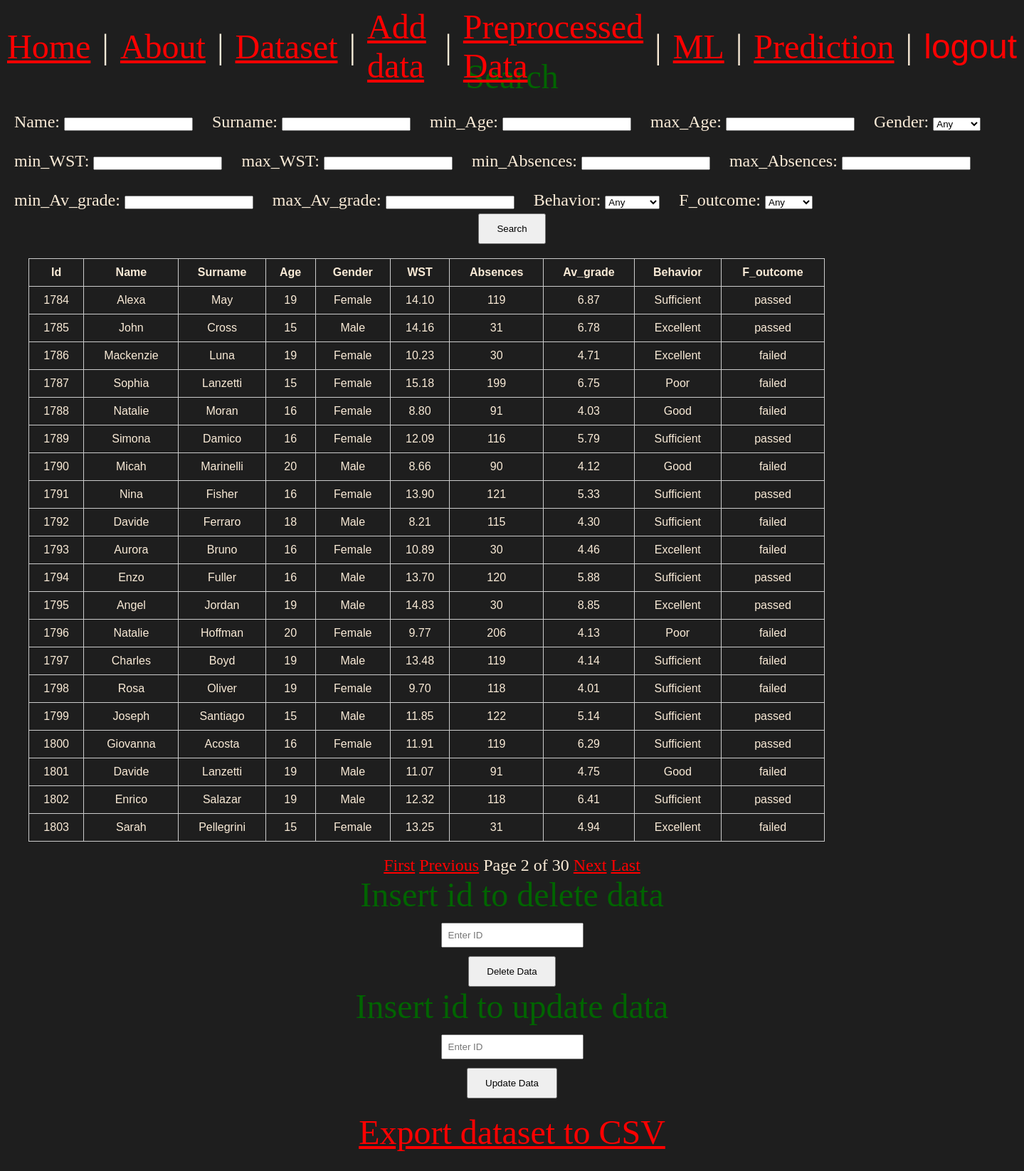
/dataset/dataset/?page=2 (signed in), run on the app's committed database.
### dataset/models.py (models this page shows, shortened)
class Data(models.Model):
    user = models.ForeignKey(User, on_delete=models.CASCADE)
    name = models.CharField(max_length = 20)
    surname = models.CharField(max_length = 20)
    age = models.PositiveIntegerField(validators=[MinValueValidator(14),MaxValueValidator(20)])
    gender = models.CharField(choices=[('Male', 'Male'), ('Female', 'Female')])
    weekly_study_time = models.FloatField(validators=[MinValueValidator(0.0)])
    absences = models.PositiveIntegerField(validators=[MaxValueValidator(300)])
    average_grade = models.FloatField(validators=[MinValueValidator(4),MaxValueValidator(10)])
    behavior = models.CharField(choices=[('Excellent', 'Excellent'),
                                                        ('Good', 'Good'),
                                                        ('Sufficient', 'Sufficient'),
                                                        ('Poor', 'Poor')])
    final_outcome =	models.CharField()

### dataset/views.py (the view)
# urls.py: path('dataset/',views.dataset_view, name= 'dataset'),
@login_required(login_url="login")
def dataset_view(request):
    current_user = request.user
    search_data_form = Searchdata_form(request.GET or None)
    data_list = Data.objects.filter(user=current_user).order_by('id')
    if search_data_form.is_valid():
        data_list = search_data(search_data_form,data_list)
    paginator = Paginator(data_list, 20)
    page_number = request.GET.get('page')
    page_obj = paginator.get_page(page_number)
    query_params = request.GET.copy()
    if 'page' in query_params:
        del query_params['page']
    query_string = query_params.urlencode()
    return render(request, 'dataset/dataset.html', {
                                                    'search_data_form': search_data_form,
                                                    'page_obj': page_obj,
                                                    'query_string': query_string,}
                )

### dataset/templates/dataset/dataset.html (shortened to what this page needs)
{% extends 'layout.html' %}
{% load static %}
{% block content %}
    {% include 'partials/search_data.html' with form=search_data_form %}
    {% include 'partials/table_data.html' %}
    {% include 'partials/delete_data.html' %}
    {% include 'partials/update_data.html' %}
    {% include 'partials/export_csv.html' %}
{% endblock content %}

### dataset/templates/partials/table_data.html
<div class="data_container">
    <table>
        <thead>
            <tr>
                <th>Id</th>
                <th>Name</th>
                <th>Surname</th>
                <th>Age</th>
                <th>Gender</th>
                <th>WST</th>
                <th>Absences</th>
                <th>Av_grade</th>
                <th>Behavior</th>
                <th>F_outcome</th>
            </tr>
        </thead>
        <tbody>
            {% for data in page_obj %}
                <tr>{{ data.value|floatformat:2 }}
                    <td>{{ data.id }}</td>
                    <td>{{ data.name }}</td>
                    <td>{{ data.surname }}</td>
                    <td>{{ data.age }}</td>
                    <td>{{ data.gender }}</td>
                    <td>{{ data.weekly_study_time|floatformat:2 }}</td>
                    <td>{{ data.absences }}</td>
                    <td>{{ data.average_grade|floatformat:2 }}</td>
                    <td>{{ data.behavior }}</td>
                    <td>{{ data.final_outcome }}</td>
                </tr>
            {% empty %}
                <tr>
                    <td colspan="3">No data available.</td>
                </tr>
            {% endfor %}
        </tbody>
    </table>
    </div>
    <div style="text-align: center; margin-top: 20px;">
    {% if page_obj.has_previous %}
        <a href="?page=1{% if query_string %}&{{ query_string }}{% endif %}">First</a>
        <a href="?page={{ page_obj.previous_page_number }}{% if query_string %}&{{ query_string }}{% endif %}">Previous</a>
    {% endif %}
    <span>Page {{ page_obj.number }} of {{ page_obj.paginator.num_pages }}</span>
    {% if page_obj.has_next %}
        <a href="?page={{ page_obj.next_page_number }}{% if query_string %}&{{ query_string }}{% endif %}">Next</a>
        <a href="?page={{ page_obj.paginator.num_pages }}{% if query_string %}&{{ query_string }}{% endif %}">Last</a>
    {% endif %}
    </div>

### static/css/style.css (style rules this page uses)
* { margin: 0; padding: 0; box-sizing: border-box; }
body { min-height: 100vh; display: grid; place-content: center; font-size: 3rem; background-color: rgb(30, 30, 30); color: antiquewhite; }
h1, p { text-align: center; }
a { color: red; }
div { font-size: 1.5rem; }
.data_container { text-align: left; margin-left: 0 !important; justify-self: start; width: 100%; }
table { width: 80%; margin-left: 20px; border-collapse: collapse; font-family: Arial, sans-serif; font-size: 1rem; }
table th, table td { border: 1px solid #ccc; padding: 10px; text-align: center; }
table th { font-weight: bold; }
.in_line_form p { font-size: 1.5rem; display: inline-block; margin-right: 15px; }

### data on the page
Data: id "1784", name "Alexa", surname "May", age "19", gender "Female", weekly_study_time "14.10", absences "119", average_grade "6.87", behavior "Sufficient", final_outcome "passed"
Data: id "1785", name "John", surname "Cross", age "15", gender "Male", weekly_study_time "14.16", absences "31", average_grade "6.78", behavior "Excellent", final_outcome "passed"
Data: id "1786", name "Mackenzie", surname "Luna", age "19", gender "Female", weekly_study_time "10.23", absences "30", average_grade "4.71", behavior "Excellent", final_outcome "failed"
Data: id "1787", name "Sophia", surname "Lanzetti", age "15", gender "Female", weekly_study_time "15.18", absences "199", average_grade "6.75", behavior "Poor", final_outcome "failed"
Data: id "1788", name "Natalie", surname "Moran", age "16", gender "Female", weekly_study_time "8.80", absences "91", average_grade "4.03", behavior "Good", final_outcome "failed"
Data: id "1789", name "Simona", surname "Damico", age "16", gender "Female", weekly_study_time "12.09", absences "116", average_grade "5.79", behavior "Sufficient", final_outcome "passed"
Data: id "1790", name "Micah", surname "Marinelli", age "20", gender "Male", weekly_study_time "8.66", absences "90", average_grade "4.12", behavior "Good", final_outcome "failed"
Data: id "1791", name "Nina", surname "Fisher", age "16", gender "Female", weekly_study_time "13.90", absences "121", average_grade "5.33", behavior "Sufficient", final_outcome "passed"
Data: id "1792", name "Davide", surname "Ferraro", age "18", gender "Male", weekly_study_time "8.21", absences "115", average_grade "4.30", behavior "Sufficient", final_outcome "failed"
Data: id "1793", name "Aurora", surname "Bruno", age "16", gender "Female", weekly_study_time "10.89", absences "30", average_grade "4.46", behavior "Excellent", final_outcome "failed"
Data: id "1794", name "Enzo", surname "Fuller", age "16", gender "Male", weekly_study_time "13.70", absences "120", average_grade "5.88", behavior "Sufficient", final_outcome "passed"
Data: id "1795", name "Angel", surname "Jordan", age "19", gender "Male", weekly_study_time "14.83", absences "30", average_grade "8.85", behavior "Excellent", final_outcome "passed"
Data: id "1796", name "Natalie", surname "Hoffman", age "20", gender "Female", weekly_study_time "9.77", absences "206", average_grade "4.13", behavior "Poor", final_outcome "failed"
Data: id "1797", name "Charles", surname "Boyd", age "19", gender "Male", weekly_study_time "13.48", absences "119", average_grade "4.14", behavior "Sufficient", final_outcome "failed"
Data: id "1798", name "Rosa", surname "Oliver", age "19", gender "Female", weekly_study_time "9.70", absences "118", average_grade "4.01", behavior "Sufficient", final_outcome "failed"
Data: id "1799", name "Joseph", surname "Santiago", age "15", gender "Male", weekly_study_time "11.85", absences "122", average_grade "5.14", behavior "Sufficient", final_outcome "passed"
Data: id "1800", name "Giovanna", surname "Acosta", age "16", gender "Female", weekly_study_time "11.91", absences "119", average_grade "6.29", behavior "Sufficient", final_outcome "passed"
Data: id "1801", name "Davide", surname "Lanzetti", age "19", gender "Male", weekly_study_time "11.07", absences "91", average_grade "4.75", behavior "Good", final_outcome "failed"
Data: id "1802", name "Enrico", surname "Salazar", age "19", gender "Male", weekly_study_time "12.32", absences "118", average_grade "6.41", behavior "Sufficient", final_outcome "passed"
Data: id "1803", name "Sarah", surname "Pellegrini", age "15", gender "Female", weekly_study_time "13.25", absences "31", average_grade "4.94", behavior "Excellent", final_outcome "failed"

### other printed values
{{ page_obj.number }} "2"
{{ page_obj.paginator.num_pages }} "30"
